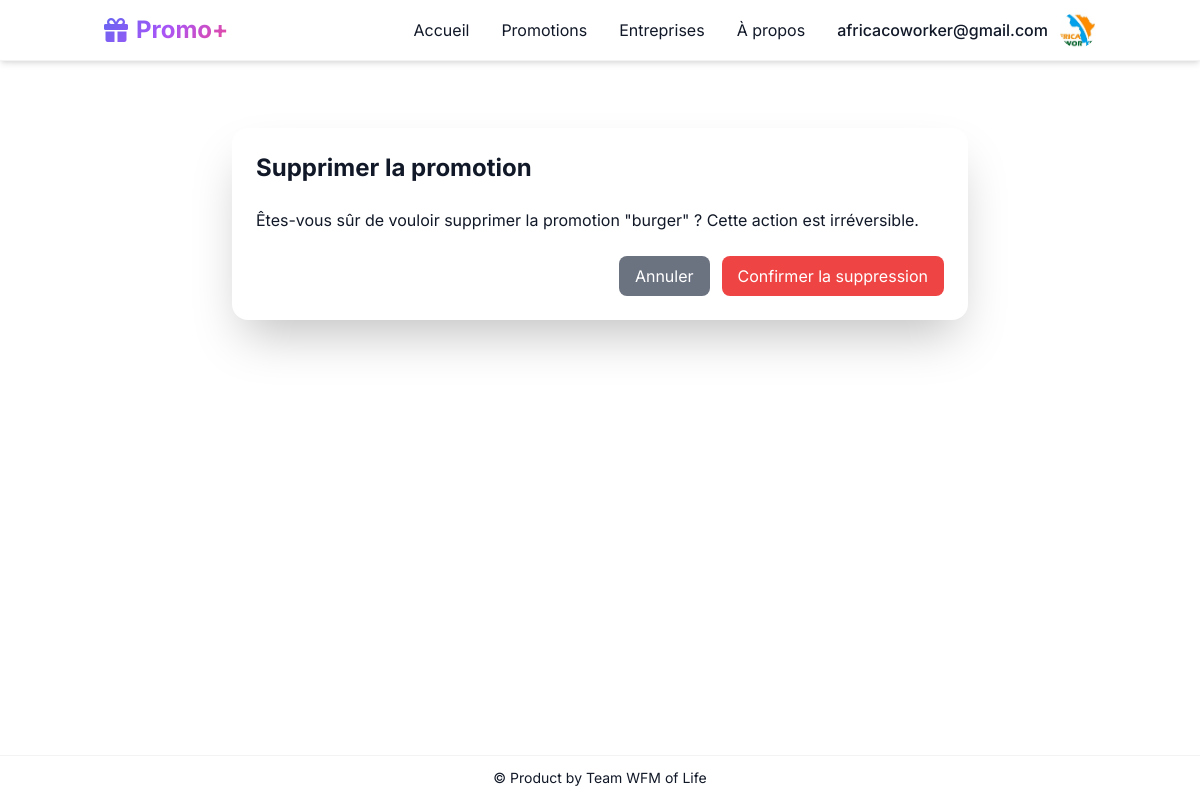
The page /promotion/1/supprimer/ (signed in) on the database its author committed.
### promotions/models.py (models this page shows, shortened)
class Utilisateur(AbstractUser):
    username = models.CharField(max_length=150, unique=True, blank=True, null=True)
    entreprise = models.OneToOneField(Entreprise, on_delete=models.CASCADE, null=True, blank=True)
    email = models.EmailField(unique=True)
    password_reset_required = models.BooleanField(default=True)
    is_active = models.BooleanField(default=True)
    is_admin = models.BooleanField(default=False)
    is_staff = models.BooleanField(default=False)
    is_superuser = models.BooleanField(default=False)
    verification_code = models.CharField(max_length=6, blank=True, null=True)
    USERNAME_FIELD = "email"
    REQUIRED_FIELDS = []
    objects = UserAccountManager()

class Entreprise(models.Model):
    nom = models.CharField(max_length=100)
    categorie_e = models.CharField(max_length=50, choices=[
        ('Hôtel', 'Hôtel'),
        ('Supermarché', 'Supermarché'),
        ('hôpital', 'Hôpital'),
        ('magasin', 'Magasin'),
        ('réseau', 'Réseau'),
    ], default="Supermarché")
    email = models.EmailField()
    description = models.TextField(default="Soyez à l'afflux de nos meilleurs promos")
    contact = models.CharField(max_length=20)
    logo = models.ImageField(upload_to='logos/')
    banniere = models.ImageField(upload_to='bannieres/')
    localisation = models.CharField(max_length=255, help_text="Adresse textuelle pour l'affichage")
    localisation_map = models.TextField(help_text="Texte pour l'iframe Google Maps (ex: '6.1234,1.5678' ou 'Nom+du+lieu')")
    latitude = models.FloatField(blank=True, null=True,default=0)
    longitude = models.FloatField(blank=True, null=True,default=0)
    facebook = models.URLField(blank=True, null=True)
    instagram = models.URLField(blank=True, null=True)
    twitter = models.URLField(blank=True, null=True)
    website = models.URLField(blank=True, null=True)
    meta_description = models.TextField(blank=True, null=True, help_text="Description pour le référencement SEO")
    meta_keywords = models.CharField(max_length=255, blank=True, null=True, help_text="Mots-clés pour le référencement SEO, séparés par des virgules")
    abonnes_count = models.PositiveIntegerField(default=0)
    class Meta:
        verbose_name = "Entreprise"
        verbose_name_plural = "Entreprises"

class Produit(models.Model):
    nom = models.CharField(max_length=100)
    description = models.TextField()
    prix = models.DecimalField(max_digits=10, decimal_places=2)
    prix_promotionnel = models.DecimalField(max_digits=10, decimal_places=2)
    date_debut_promo = models.DateTimeField()
    date_fin_promo = models.DateTimeField()
    quantite = models.IntegerField(default=1)
    image = models.ImageField(upload_to='produits/', default='produits/inconnues.jpg')
    categorie = models.ForeignKey(Categorie, on_delete=models.CASCADE)
    entreprise = models.ForeignKey(Entreprise, on_delete=models.CASCADE)
    est_expire = models.BooleanField(default=False)

### promotions/views.py (the view)
# urls.py: path('promotion/<int:produit_id>/supprimer/', views.supprimer_promotion, name='supprimer_promotion'),
@login_required
def supprimer_promotion(request, produit_id):
    produit = get_object_or_404(Produit, id=produit_id, entreprise=request.user.entreprise)
    if request.method == 'POST':
        produit.delete()
        return redirect('dashboard')
    return render(request, 'supprimer_promotion.html', {'produit': produit})

### promotions/templates/supprimer_promotion.html (shortened to what this page needs)
{% extends 'base.html' %}
{% block content %}
<div class="container mx-auto p-4 max-w-3xl">
    <div class="bg-white dark:bg-gray-800 rounded-2xl shadow-2xl p-6">
        <h1 class="text-2xl font-bold mb-6">Supprimer la promotion</h1>
        <p class="mb-6">Êtes-vous sûr de vouloir supprimer la promotion "{{ produit.nom }}" ? Cette action est irréversible.</p>
        <form method="post">
            <div class="flex justify-end space-x-3">
                <a href="{% url 'dashboard_entreprise' %}" class="px-4 py-2 bg-gray-500 text-white rounded-lg hover:bg-gray-600 transition">
                    Annuler
                </a>
                <button type="submit" class="px-4 py-2 bg-red-500 text-white rounded-lg hover:bg-red-600 transition">
                    Confirmer la suppression
                </button>
            </div>
        </form>
    </div>
</div>
{% endblock %}

### promotions/templates/base.html (shortened to what this page needs)
<!DOCTYPE html>
<html lang="fr" class="{% if request.user.is_authenticated %}user-authenticated{% endif %}">
<head>
    {% load static %}
    <link href="https://cdn.jsdelivr.net/npm/tailwindcss@2.2.19/dist/tailwind.min.css" rel="stylesheet">
    <link rel="stylesheet" href="https://cdnjs.cloudflare.com/ajax/libs/font-awesome/6.4.0/css/all.min.css">
    {% block seo %}
</head>
{% endblock %}
</head>
<body class="bg-white text-gray-900 transition-mode">
<header class="fixed top-0 w-full z-50 bg-white shadow-md">
  <div class="container mx-auto px-4 py-3 flex justify-between items-center">
    <a href="/" class="flex-shrink-0 flex items-center text-2xl font-bold logo-gradient">
      <i class="fas fa-gift mr-2"></i>Promo+
    </a>
    <div class="hidden md:flex items-center space-x-8">
      <a href="/" class="nav-link">Accueil</a>
      <div class="relative menu-promotions">
        <button class="nav-link">Promotions</button>
      </div>
      <a href="/entreprise" class="nav-link">Entreprises</a>
      <a href="/about_me" class="nav-link">À propos</a>
      {% if user.is_authenticated %}
      <div class="relative" id="user-menu-container">
        <button id="user-menu-button" class="flex items-center space-x-3 focus:outline-none group" aria-expanded="false" aria-haspopup="true">
          <span class="font-medium">{{ user.email }}</span>
          {% if user.entreprise and user.entreprise.logo %}
          <div class="relative group">
            <img src="{{ user.entreprise.logo.url }}" alt="Avatar" class="w-9 h-9 rounded-full object-cover transition-all group-hover:ring-2 group-hover:ring-accent-color">
          </div>
          {% else %}
          <div class="default-avatar w-9 h-9 rounded-full flex items-center justify-center text-lg">
            {{ user.email|first|upper }}
          </div>
          {% endif %}
        </button>
      </div>
      {% else %}
      <a href="/demande-inscription" class="nav-link">Inscription</a>
      <a href="{% url 'login' %}" class="nav-link">Connexion</a>
      {% endif %}
    </div>
  </div>
    </header>
    <main class="container mx-auto px-4 pt-24 pb-20 md:pt-28 md:pb-16">
        {% block content %}
        {% endblock %}
    </main>
    <footer class="fixed bottom-0 w-full z-40">
        <div class="container mx-auto text-center py-3">
            <p class="text-sm">&copy; Product by Team WFM of Life</p>
        </div>
    </footer>
</body>
</html>

### promotions/templates/base.html (style rules this page uses)
html { scroll-behavior: smooth; }
body { font-family: 'Inter', sans-serif; }
.transition-mode { transition: background-color 0.5s ease, color 0.5s ease, border-color 0.5s ease; }
:root { --bg-primary: #ffffff; --text-primary: #111827; --text-secondary: #4b5563; --header-bg: rgba(255, 255, 255, 0.9); --header-border: rgba(229, 231, 235, 0.5); --card-bg: #ffffff; --card-border: #e5e7eb; --menu-bg: #ffffff; --menu-shadow: 0 10px 25px -5px rgba(0, 0, 0, 0.1); --menu-hover: #f3f4f6; --accent-color: #6366f1; --accent-hover: #4f46e5; --glow-color: rgba(99, 102, 241, 0.1); }
body { background-color: var(--bg-primary); color: var(--text-primary); font-family: 'Inter', -apple-system, BlinkMacSystemFont, sans-serif; }
header { background-color: var(--header-bg); border-bottom: 1px solid var(--header-border); backdrop-filter: blur(12px); -webkit-backdrop-filter: blur(12px); }
.nav-link { position: relative; color: var(--text-primary); transition: all 0.3s ease; }
.nav-link:after { content: ''; position: absolute; width: 0; height: 2px; bottom: -2px; left: 0; background: linear-gradient(90deg, var(--accent-color), var(--accent-hover)); transition: width 0.4s cubic-bezier(0.22, 0.61, 0.36, 1); }
.logo-gradient { background: linear-gradient(135deg, #6366f1, #a855f7, #ec4899); -webkit-background-clip: text; background-clip: text; -webkit-text-fill-color: transparent; }
footer { background-color: var(--header-bg); border-top: 1px solid var(--header-border); backdrop-filter: blur(12px); -webkit-backdrop-filter: blur(12px); }

### rows shown on the page
Utilisateur: email "africacoworker@gmail.com", entreprise.logo (picture)
Produit: nom "burger"
